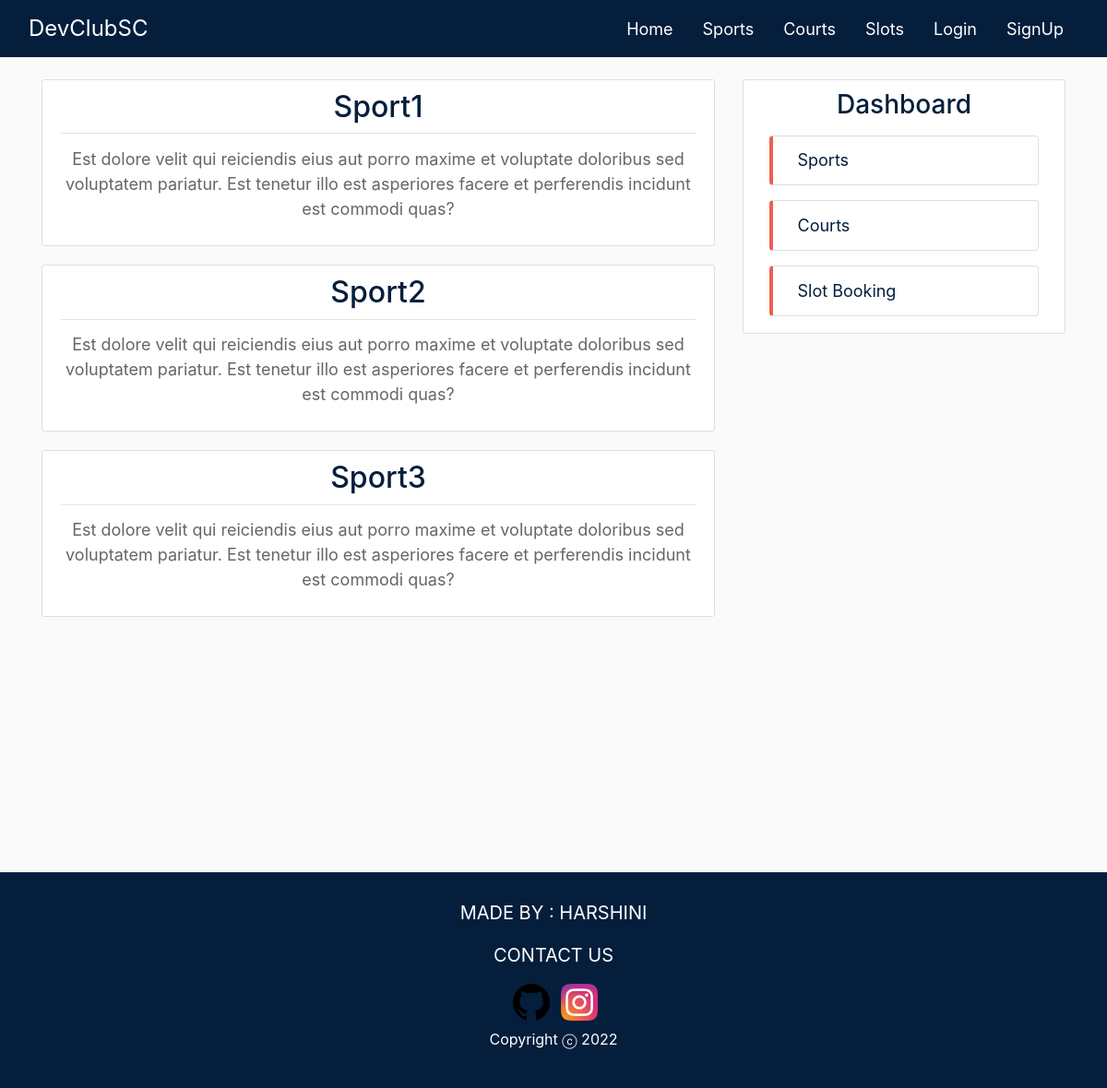
The app's page /sports/ with its own data.
### sports/models.py (models this page shows, shortened)
class Sport(models.Model):
    name = models.CharField(max_length=100)
    courts = models.ManyToManyField(Court, blank=True)

### sports/views.py (the view)
# urls.py: path('sports/', SportListView.as_view(), name='sports-home'),
class SportListView(ListView):
    model = Sport
    template_name = 'sports/sports.html'
    context_object_name = 'sports'
    extra_context = {'staffs': Staff.objects.all(), 'slots': Slot.objects.all()}

### sports/templates/sports/sports.html (shortened to what this page needs)
{% extends 'sports/base.html' %}
{% block content %}
{% for sport in sports %}
    <div class="media content-section shadow-box">
        <div class="media-body ">
            <div class="article-metadata sport-title-div">
                <h2><a class="article-title sport-title" href="{% url 'sports-detail' sport.id %}">{{ sport.name }}</a></h2>
            </div>
            <p class="sports-article-content">Est dolore velit qui reiciendis eius aut porro maxime et voluptate doloribus sed voluptatem pariatur. Est tenetur illo est asperiores facere et perferendis incidunt est commodi quas?</p>
        </div>
    </div>
{% endfor %}
{% endblock content %}

### sports/static/sports/main.css (style rules this page uses)
body { background: #fafafa; color: #444444; padding-top: 62px; }
h1, h2, h3, h4, h5, h6 { color: #444444; }
.content-section { background: #ffffff; padding: 10px 20px; border: 1px solid #dddddd; border-radius: 3px; margin-bottom: 20px; }
.article-title { color: #041e3c; }
.article-metadata { padding-bottom: 1px; margin-bottom: 4px; border-bottom: 1px solid #e3e3e3; text-align: center; }
.sports-article-content { font-size: 18px; text-align: center; color: #63666A; margin-top: 2%; }
.shadow-box { transition: 0.5s; }

### records on screen
Sport: name "Sport1"
Sport: name "Sport2"
Sport: name "Sport3"
